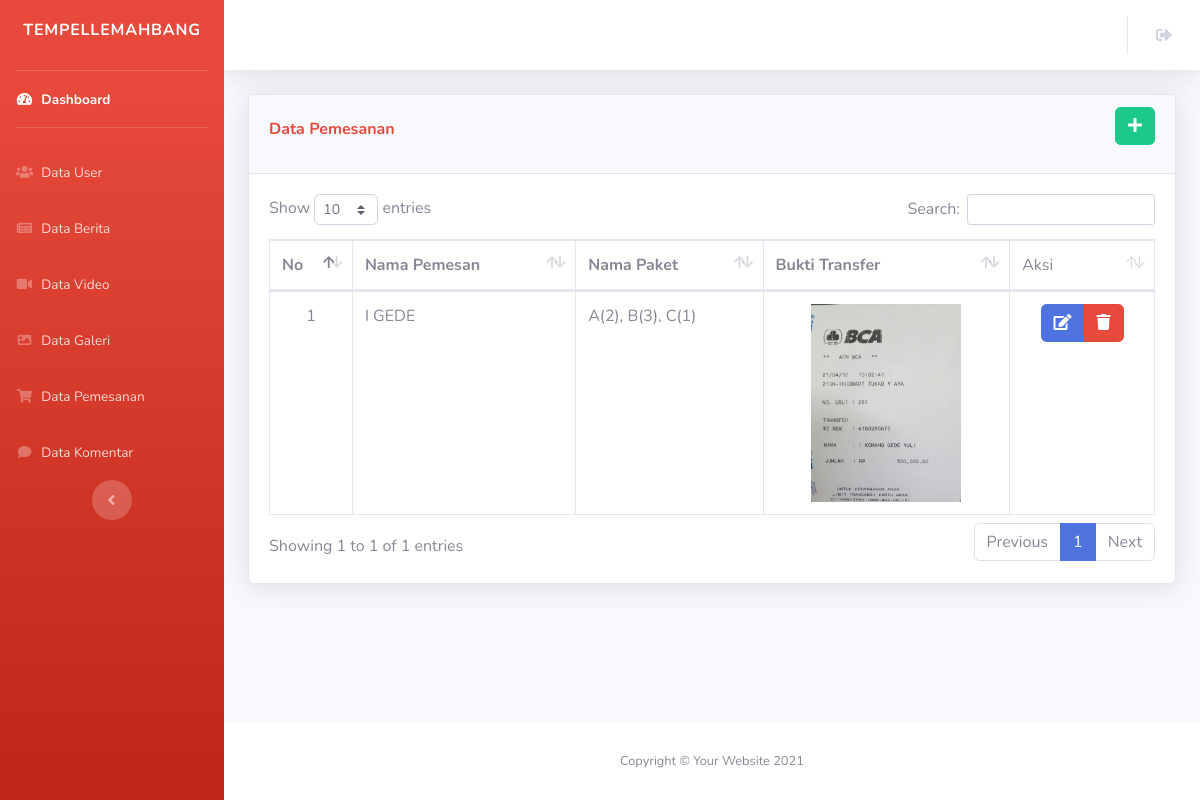
Page /admin/data_pemesanan.php (signed in) on the committed database.
### tables this page shows
CREATE TABLE `tbl_pemesanan` (
  `id_pemesanan` int(11) NOT NULL,
  `nama_pemesan` varchar(128) NOT NULL,
  `nama_paket` varchar(128) NOT NULL,
  `bukti_transfer` text NOT NULL
);

### admin/data_pemesanan.php (the view, shortened to what this page needs)
<?php
include("../config.php");
if (empty($_SESSION['username'])){
    header('location:../login.php');
}
else
{
    ?>
    <?php include("include_admin/header.php"); ?>
    <div class="container-fluid">
        <div class="card shadow mb-4">
            <div class="card-header d-flex justify-content-between align-items-center">
                <h6 class="font-weight-bold text-danger">Data Pemesanan</h6>
                 <a href="tambah_pemesanan.php" class="btn btn-success mb-3"><i class="fas fa-plus"></i></a>
            </div>
            <div class="card-body">
                <div class="table-responsive">
                    <table class="table table-bordered" id="dataTable" width="100%" cellspacing="0">
                        <thead>
                            <tr>
                                <th width="40px">No</th>
                                <th>Nama Pemesan</th>
                                <th>Nama Paket</th>
                                <th>Bukti Transfer</th>
                                <td>Aksi</td>
                            </tr>
                        </thead>
                        <tbody>
                            <?php
                            $no=1;
                            $sqlquery = "SELECT * FROM tbl_pemesanan";
                            if ($result = mysqli_query($connect, $sqlquery)) {
                                while ($row = mysqli_fetch_assoc($result)) {
                                    ?>
                                    <tr>
                                        <td align="center"><?= $no++ ?></td>
                                        <td> <?= $row['nama_pemesan'] ?></td>
                                        <td> <?= $row['nama_paket'] ?></td>
                                        <td align="center"> <img src="bukti_transfer/<?= $row['bukti_transfer'] ?>" alt="" width="150px"></td>
                                        <td width="120" align="center">
                                            <div class="btn-group">
                                               <a href="edit_pemesanan.php?id_pemesanan=<?php echo $row["id_pemesanan"];?>" class="btn btn-xs btn-primary" title='Edit'> <i class="fas fa-edit"></i> </a>
                                                <a onclick="return confirm('Anda yakin ingin menghapus data tersebut?');" href="pemesanan_aksi.php?act=delete&id_pemesanan=<?php echo $row["id_pemesanan"];?>" class="btn btn-xs btn-danger"> <i class="fas fa-trash" title='Hapus'></i> </a>
                                            </div>
                                        </td>
                                    </tr>
                                    <?php
                                }
                            }
                            ?>
                        </tbody>
                    </table>
                </div>
            </div>
        </div>
    </div>
    <?php include("include_admin/footer.php"); ?>
    <?php
}
?>

### rows in the picture
tbl_pemesanan: nama_pemesan "I GEDE", nama_paket "A(2), B(3), C(1)", bukti_transfer (picture)
